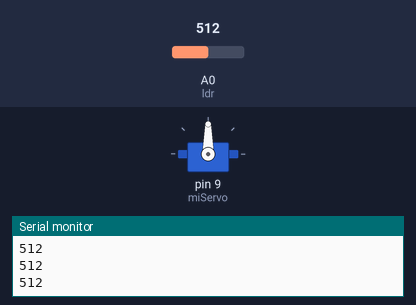
Simulated run of this sketch. Board: Arduino Uno, built with avr-gcc and run on an emulated ATmega328P. Shown: servo, the last lines printed to the serial monitor. Inputs (shaded band) come from the test bench; at power-on: A0 (ldr) = 512.

Above: at 1.3 s.
1.4 s: A0 (ldr) set to 690
2.9 s: A0 (ldr) set to 714
At 3.7 s:
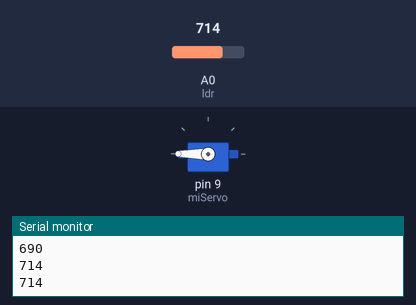
4.5 s: A0 (ldr) set to 290
At 4.9 s:
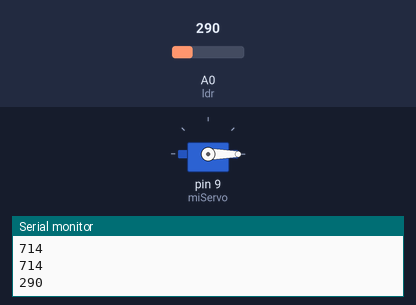
6.0 s: A0 (ldr) set to 316
At 7.2 s:
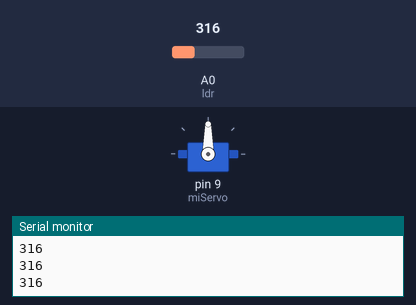
7.5 s: A0 (ldr) set to 122
At 8.5 s:
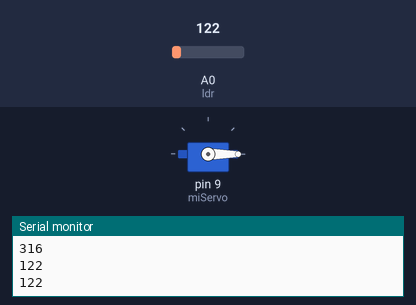
Timing chart, 0 to 10.0 s (numbered marks = the images above; inputs shaded):
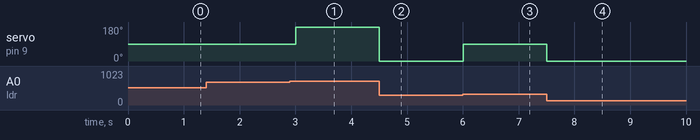

Measured:
- the behaviour switches between 699 and 700 on A0 (ldr) (found by bisection; images 0 and 1)
- the behaviour switches between 299 and 300 on A0 (ldr) (found by bisection; images 2 and 3)
- after the input at 2.9 s, servo on pin 9 (miServo): 90° → 180° after 0.10 s
- after the input at 4.5 s, servo on pin 9 (miServo): 180° → 0° at once
- after the input at 6.0 s, servo on pin 9 (miServo): 0° → 90° at once
- after the input at 7.5 s, servo on pin 9 (miServo): 90° → 0° at once

The sketch:

12.ino
```cpp
#include <Servo.h>

Servo miServo;

int ldr = A0;
int valorLuz;

void setup() {
  miServo.attach(9);
  Serial.begin(9600);
}

void loop() {

  valorLuz = analogRead(ldr);

  Serial.println(valorLuz);

  if (valorLuz < 300) {
    miServo.write(0);
  }

  else if (valorLuz >= 300 && valorLuz < 700) {
    miServo.write(90);
  }

  else {
    miServo.write(180);
  }

  delay(500);
}
```
